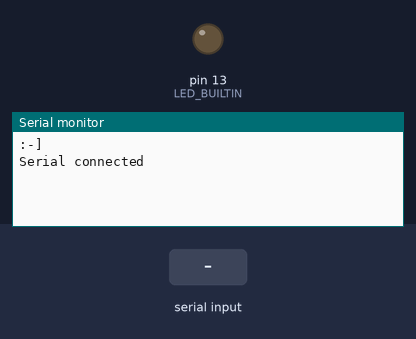
The program below on a simulated Arduino Nano, built with avr-gcc and run on an emulated ATmega328P. Shown: output pins drawn as LEDs (lit = HIGH), the last lines printed to the serial monitor. The test bench sets the inputs (shaded band).

Above: at 1.2 s.
1.3 s: "about\n" received over Serial
At 2.4 s:
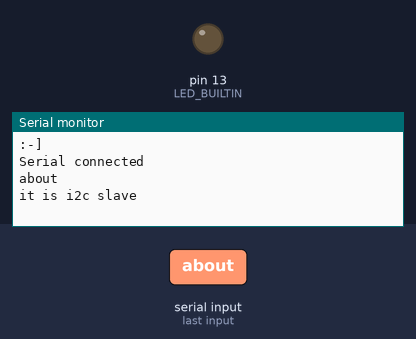
2.8 s: "1\n" received over Serial
At 3.5 s:
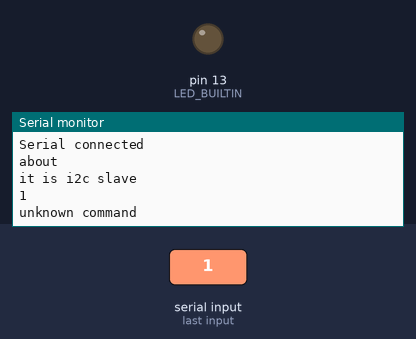

The program:

main.cpp
```cpp
#include <Arduino.h>

#ifdef ESP8266
#include <ESP8266WiFi.h>
#elif ESP32
#include <WiFi.h>
#else

#endif

#include <Wire.h>

#include <TaskScheduler.h>
#include <ArduinoJson.h>

#include "tonkey.hpp"

#include "config.hpp"

Scheduler g_ts;
tonkey g_MainParser;
Config g_config;

#ifdef ESP32
#define LED_BUILTIN 4
#endif

//
// char output[64];

String parseCmd(String _strLine)
{
  String _strResult = "";

  _strLine.trim();
  Serial.println(_strLine);

  g_MainParser.parse(_strLine);

  if (g_MainParser.getTokenCount() > 0)
  {
    String cmd = g_MainParser.getToken(0);

    // JsonDocument _res_doc;
    if (cmd == "about")
    {
      _strResult = "it is i2c slave";
    }
    else
    {
      _strResult = "unknown command";
      // _res_doc["result"] = "fail";
      // _res_doc["ms"] = "unknown command";
    }

    // Serial.println(_strResult);
    // serializeJson(_res_doc, output);
  }
  else
  {
    _strResult = "nop";
  }

  return _strResult;
}

Task task_Cmd(100, TASK_FOREVER, []()
              {
    if (Serial.available() > 0)
    {
        String _strLine = Serial.readStringUntil('\n');

        Serial.println( parseCmd(_strLine) );

    } }, &g_ts, true);

String resData = "";

// the setup function runs once when you press reset or power the board
void setup()
{
  // initialize digital pin LED_BUILTIN as an output.
  pinMode(LED_BUILTIN, OUTPUT);

  digitalWrite(LED_BUILTIN, LOW); // turn the LED off by making the voltage LOW

  Serial.begin(115200);

  Wire.begin(0x42); // join i2c bus with address 0x42


  Wire.onReceive([](int _byteCount) {

    String _strLine = "";
    while (Wire.available())
    {
      //개행문자가 들어오면 명령어를 실행한다.
      char c = Wire.read();
      if (c == '\n')
      {
        Serial.println( "proc cmd : " + _strLine);
        resData = parseCmd(_strLine);
        _strLine = "";
      }
      else
      {
        _strLine += c;
      }
    }
  });

  Wire.onRequest([]() {

    // String _strLine = "hello";

// #ifdef DEBUG
//     Serial.print("transmit ");
//     Serial.print(_strLine.length());
//     Serial.println(" bytes");
// #endif

    Wire.write( resData.length());
    Wire.write(resData.c_str(), resData.length());


  });

  g_config.load();

  Serial.println(":-]");
  Serial.println("Serial connected");

  g_ts.startNow();
}

// the loop function runs over and over again forever
void loop()
{
  g_ts.execute();
}
```

tonkey.hpp
```cpp
#ifndef TONKEY_HPP
#define TONKEY_HPP

#define MAXTOKENS 64


class tonkey
{
private:
    /* data */
    String mTokens[MAXTOKENS];
    int mTokenCount = 0;


public:

    tonkey(/* args */);
    ~tonkey();

    void parse(String _strLine);

    int getTokenCount() { return mTokenCount; }
    String getToken(int _index) { return mTokens[_index]; }

};

tonkey::tonkey(/* args */)
{
}

tonkey::~tonkey()
{
}

void tonkey::parse(String _strLine)
{
    int StringCount = 0;
    // parse command
    while (_strLine.length() > 0)
    {
        int index = _strLine.indexOf(' ');
        if (index == -1) // No space found
        {
            mTokens[StringCount++] = _strLine;
            break;
        }
        else
        {
            mTokens[StringCount++] = _strLine.substring(0, index);
            _strLine = _strLine.substring(index + 1);
        }
    }

    mTokenCount = StringCount;
}

#endif // TONKEY_HPP
```

config.hpp
```cpp
#ifndef CONFIG_HPP
#define CONFIG_HPP

#include <ArduinoJson.h>
#include <EEPROM.h>

#ifdef ESP32
#include <nvs_flash.h>
#endif

class Config
{
public:
    int version = 1;

#ifdef ESP8266
    static const size_t EEPROM_SIZE = 1024;
    static const int EEPROM_START_ADDRESS = 0;
#elif ESP32
    static const size_t EEPROM_SIZE = 1024;
    static const int EEPROM_START_ADDRESS = 0;
#else
    static const size_t EEPROM_SIZE = 512;
    static const int EEPROM_START_ADDRESS = 0;
#endif
    String jsonDoc;

    Config()
    {

#ifdef ESP32
        // NVS 초기화
        esp_err_t err = nvs_flash_init();
        if (err == ESP_ERR_NVS_NO_FREE_PAGES || err == ESP_ERR_NVS_NEW_VERSION_FOUND)
        {
            ESP_ERROR_CHECK(nvs_flash_erase());
            err = nvs_flash_init();
        }
        ESP_ERROR_CHECK(err);
#endif

#ifdef ATMEGA328P
#else
        EEPROM.begin(EEPROM_SIZE);
#endif
        load();
    }

    void load()
    {
        char buffer[EEPROM_SIZE];
        for (size_t i = 0; i < EEPROM_SIZE; ++i)
        {
            buffer[i] = EEPROM.read(i);
#ifdef DEBUG
            Serial.print(buffer[i]); // debug
#endif
        }

#ifdef DEBUG
        Serial.println("data length: " + String(strlen(buffer))); // debug
        Serial.println("data: " + String(buffer));                // debug
#endif

        // if empty, set default
        if (buffer[0] != '{' && buffer[0] != '[')
        {
            jsonDoc = "{}";
        }
        else
        {
            jsonDoc = String(buffer);
        }
    }

    void save()
    {
        for (size_t i = 0; i < EEPROM_SIZE; ++i)
        {
            if (i < jsonDoc.length())
            {
                EEPROM.write(i, jsonDoc[i]);
            }
            else
            {
                EEPROM.write(i, 0);
            }
        }

#ifdef DEBUG
        Serial.println("data length: " + String(jsonDoc.length())); // debug
        Serial.println("data: " + jsonDoc);                         // debug
#endif

#ifdef ATMEGA328P
#else
        EEPROM.commit();
#endif
    }

    // Generic set and get
    template <typename T>
    void set(const char *key, T value)
    {
        JsonDocument doc;
        DeserializationError error = deserializeJson(doc, jsonDoc);
        if (error)
        {
            Serial.print(F("deserializeJson() failed: "));
            Serial.println(error.f_str());
            return;
        }

        doc[key] = value;
        serializeJson(doc, jsonDoc);
        save();
    }

    template <typename T>
    T get(const char *key) const
    {

        JsonDocument doc;
        DeserializationError error = deserializeJson(doc, jsonDoc);
        if (error)
        {
            Serial.print(F("deserializeJson() failed: "));
            Serial.println(error.f_str());
            return T();
        }

        return doc[key].as<T>();
    }

    // check key exist
    bool hasKey(const char *key) const
    {
        JsonDocument doc;
        DeserializationError error = deserializeJson(doc, jsonDoc);
        if (error)
        {
            Serial.print(F("deserializeJson() failed: "));
            Serial.println(error.f_str());
            return false;
        }

        return doc.containsKey(key);
    }

    void getArray(const char *key, JsonDocument &_doc) const
    {
        JsonDocument doc;
        DeserializationError error = deserializeJson(doc, jsonDoc);

        Serial.println(doc[key].as<String>());

        if (error)
        {
            Serial.print(F("deserializeJson() failed: "));
            Serial.println(error.f_str());
            // return JsonArray();
        }

        JsonDocument tempDoc;

        error = deserializeJson(_doc, doc[key].as<String>());
        if (error)
        {
            Serial.print(F("deserializeJson() failed: "));
            Serial.println(error.f_str());
            // return JsonArray();
        }

        Serial.println(_doc.as<JsonArray>().size());
        // array = tempDoc.as<JsonArray>();
        // return tempDoc.as<JsonArray>();
    }

    String dump() const
    {
        return jsonDoc;
    }

    void clear()
    {
        jsonDoc = "{}";
        save();
    }
};

#endif // CONFIG_HPP
```

Measured:
- after the input at 1.3 s, the serial monitor: prints a new line at once (image 1)
- after the input at 2.8 s, the serial monitor: prints a new line at once (image 2)
